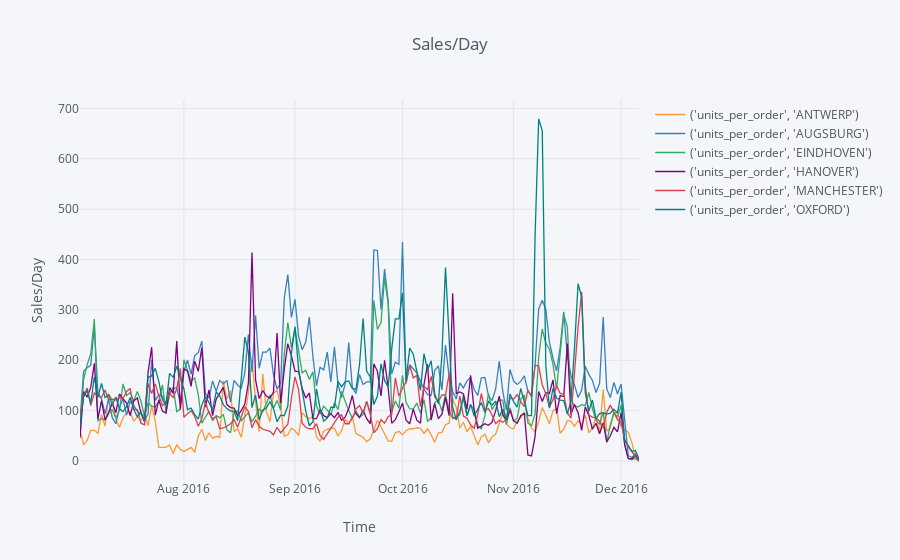

Notebook source saved alongside this figure:
### Markdown cell above
## 3.Exploratory Data Analysis

### Code cell
dd=df.groupby(['datetime_ordered','facility']).sum().reset_index()[['datetime_ordered','facility','units_per_order']]
dd.pivot_table(columns='facility',index='datetime_ordered').fillna(0).iplot(xTitle = 'Time',yTitle='Sales/Day',title='Sales/Day')

### Figure 1 — Plotly figure (JSON) as saved in the notebook; plotly's stock layout.template omitted (floating-point values rounded to 4 significant figures; data arrays with more than 128 entries replaced by an {"elided": "..."} marker saying what was removed)
{"data": [{"line": {"color": "rgba(255, 153, 51, 1.0)", "dash": "solid", "shape": "linear", "width": 1.3}, "mode": "lines", "name": "('units_per_order', 'ANTWERP')", "text": "", "type": "scatter", "uid": "759f8e6b-df82-4654-a849-c991f586b962", "x": {"elided": "157 str values"}, "y": {"elided": "157 int values"}}, {"line": {"color": "rgba(55, 128, 191, 1.0)", "dash": "solid", "shape": "linear", "width": 1.3}, "mode": "lines", "name": "('units_per_order', 'AUGSBURG')", "text": "", "type": "scatter", "uid": "42fa987f-c59c-4ba5-9f3c-5d7bd4376dd2", "x": {"elided": "157 str values"}, "y": {"elided": "157 int values"}}, {"line": {"color": "rgba(50, 171, 96, 1.0)", "dash": "solid", "shape": "linear", "width": 1.3}, "mode": "lines", "name": "('units_per_order', 'EINDHOVEN')", "text": "", "type": "scatter", "uid": "c46248db-c4f9-44c9-b0f0-6e95a7cfc471", "x": {"elided": "157 str values"}, "y": {"elided": "157 int values"}}, {"line": {"color": "rgba(128, 0, 128, 1.0)", "dash": "solid", "shape": "linear", "width": 1.3}, "mode": "lines", "name": "('units_per_order', 'HANOVER')", "text": "", "type": "scatter", "uid": "3e1548e7-960a-4f64-b533-14c7d68c83c4", "x": {"elided": "157 str values"}, "y": {"elided": "157 int values"}}, {"line": {"color": "rgba(219, 64, 82, 1.0)", "dash": "solid", "shape": "linear", "width": 1.3}, "mode": "lines", "name": "('units_per_order', 'MANCHESTER')", "text": "", "type": "scatter", "uid": "3a3300f7-ef5f-477c-bcca-2ad1cf5d958f", "x": {"elided": "157 str values"}, "y": {"elided": "157 int values"}}, {"line": {"color": "rgba(0, 128, 128, 1.0)", "dash": "solid", "shape": "linear", "width": 1.3}, "mode": "lines", "name": "('units_per_order', 'OXFORD')", "text": "", "type": "scatter", "uid": "fcf5be68-65d2-485c-89b9-3aec3c41224c", "x": {"elided": "157 str values"}, "y": {"elided": "157 int values"}}], "layout": {"legend": {"bgcolor": "#F5F6F9", "font": {"color": "#4D5663"}}, "paper_bgcolor": "#F5F6F9", "plot_bgcolor": "#F5F6F9", "title": {"font": {"color": "#4D5663"}, "text": "Sales/Day"}, "xaxis": {"gridcolor": "#E1E5ED", "showgrid": true, "tickfont": {"color": "#4D5663"}, "title": {"font": {"color": "#4D5663"}, "text": "Time"}, "zerolinecolor": "#E1E5ED"}, "yaxis": {"gridcolor": "#E1E5ED", "showgrid": true, "tickfont": {"color": "#4D5663"}, "title": {"font": {"color": "#4D5663"}, "text": "Sales/Day"}, "zerolinecolor": "#E1E5ED"}}}
